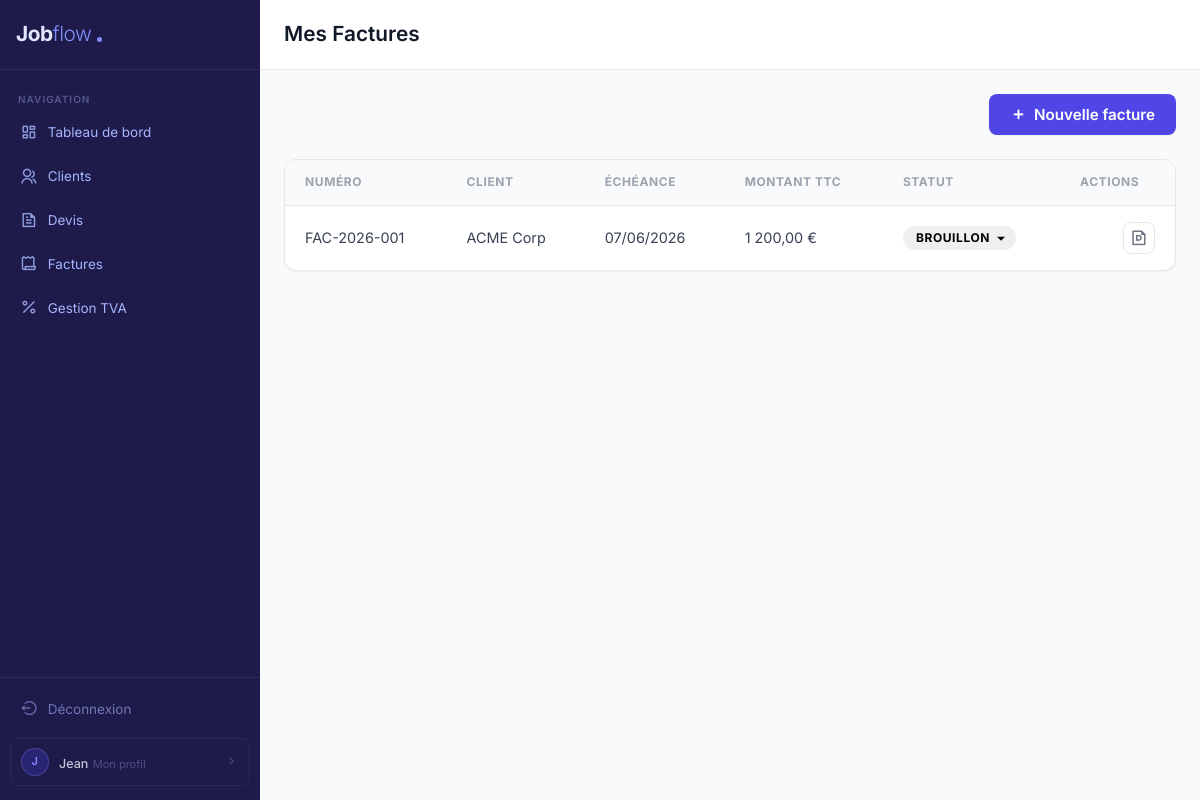
The page /factures (signed in) on the database as committed earlier.
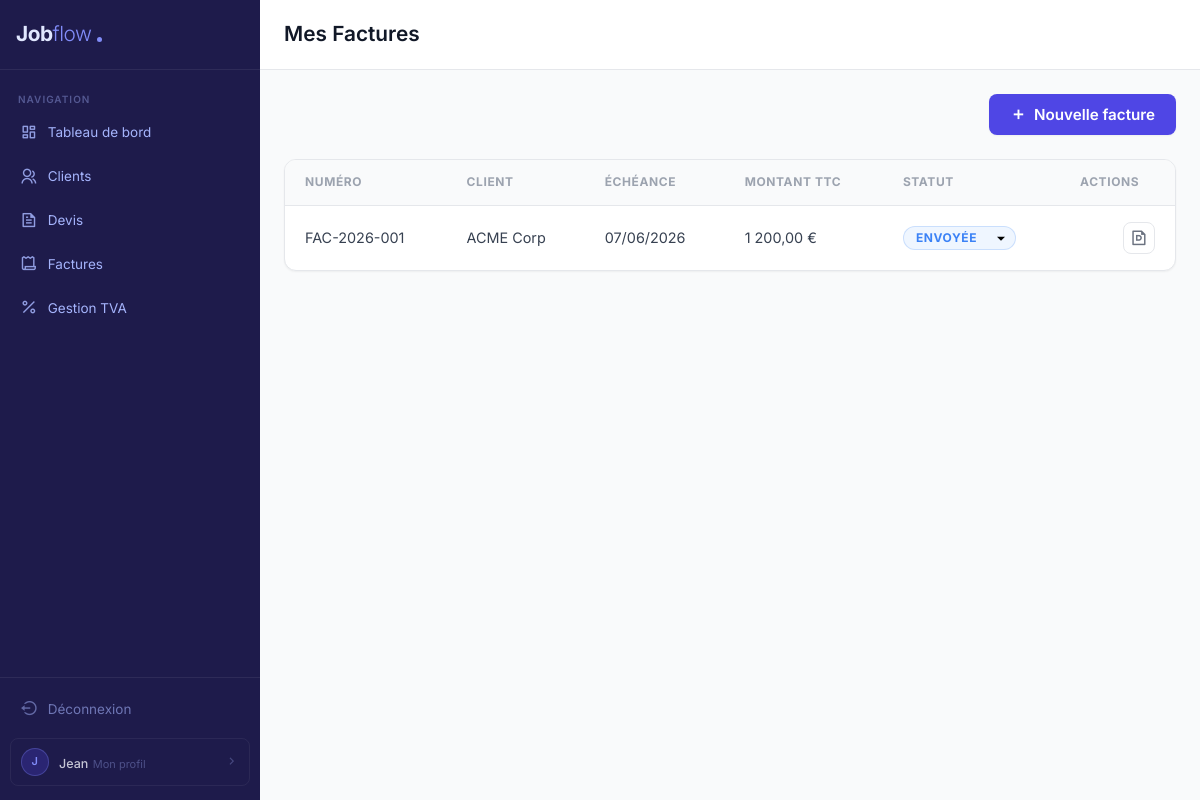
The same page on the database as committed later.
### tables this page shows
CREATE TABLE factures (
    id INT UNSIGNED AUTO_INCREMENT PRIMARY KEY,
    user_id INT UNSIGNED NOT NULL,
    client_id INT UNSIGNED NOT NULL,
    devis_id INT UNSIGNED NULL,   
    numero VARCHAR(50) NOT NULL,
    statut ENUM('brouillon', 'envoyee', 'payee', 'en_retard', 'annulee') DEFAULT 'brouillon',
    date_emission DATE NOT NULL,
    date_echeance DATE NOT NULL,   
    date_paiement DATE NULL,       
    montant_ht DECIMAL(10,2) NOT NULL DEFAULT 0.00,
    montant_tva DECIMAL(10,2) NOT NULL DEFAULT 0.00,
    montant_ttc DECIMAL(10,2) NOT NULL DEFAULT 0.00,
    notes TEXT,
    created_at TIMESTAMP DEFAULT CURRENT_TIMESTAMP,
    updated_at TIMESTAMP DEFAULT CURRENT_TIMESTAMP ON UPDATE CURRENT_TIMESTAMP,
    deleted_at TIMESTAMP NULL DEFAULT NULL,
    
    FOREIGN KEY (user_id) REFERENCES users(id) ON DELETE CASCADE,
    FOREIGN KEY (client_id) REFERENCES clients(id) ON DELETE RESTRICT,
    FOREIGN KEY (devis_id) REFERENCES devis(id) ON DELETE SET NULL,
     
    
    UNIQUE KEY facture_user_numero (user_id, numero),
    INDEX idx_user_id (user_id),
    INDEX idx_client_id (client_id),
    INDEX idx_devis_id (devis_id),
    INDEX idx_statut (statut),
    INDEX idx_numero (numero),
    INDEX idx_date_emission (date_emission),
    INDEX idx_date_echeance (date_echeance)
);

CREATE TABLE clients (
    id INT UNSIGNED AUTO_INCREMENT PRIMARY KEY,
    user_id INT UNSIGNED NOT NULL,
    nom VARCHAR(255) NOT NULL,
    email VARCHAR(255),
    telephone VARCHAR(20),
    adresse TEXT,
    code_postal VARCHAR(10),
    ville VARCHAR(100),
    siret VARCHAR(14),
    notes TEXT,
    created_at TIMESTAMP DEFAULT CURRENT_TIMESTAMP,
    updated_at TIMESTAMP DEFAULT CURRENT_TIMESTAMP ON UPDATE CURRENT_TIMESTAMP,
    deleted_at TIMESTAMP NULL DEFAULT NULL,
    
    FOREIGN KEY (user_id) REFERENCES users(id) ON DELETE CASCADE,
    INDEX idx_user_id (user_id),
    INDEX idx_deleted_at (deleted_at),
    INDEX idx_nom (nom)
);

### src/Controllers/FactureController.php (called while the page is built, shortened)
<?php
class FactureController extends BaseController {
    public function index() {
        $userId = $_SESSION['user_id'];
        $factureModel = new Facture();
        $clientModel = new \App\Models\Client();
        $clients = $clientModel->getClients($userId);
        $factures = $factureModel->getAllByUser($userId);
        $nextNumber = $factureModel->getNextNumber($userId);
        render('factures', [
            'title'      => 'Mes Factures',
            'factures'   => $factures,
            'clients'    => $clients,
            'nextNumber' => $nextNumber
        ]);
    }
}

### src/Config/Database.php (called while the page is built, shortened)
<?php
class Database {
    private static $instance = null;
    private function __construct() {
        $host = $_ENV['DB_HOST'] ?? 'localhost';
        $dbname = $_ENV['DB_NAME'] ?? 'jobflow';
        $user = $_ENV['DB_USER'] ?? 'root';
        $pass = $_ENV['DB_PASS'] ?? '';
        try {
            $dsn = "mysql:host=$host;dbname=$dbname;charset=utf8mb4";
            $options = [
                PDO::ATTR_ERRMODE            => PDO::ERRMODE_EXCEPTION,
                PDO::ATTR_DEFAULT_FETCH_MODE => PDO::FETCH_ASSOC,
                PDO::ATTR_EMULATE_PREPARES   => false,
            ];
            $this->pdo = new PDO($dsn, $user, $pass, $options);
        } catch (PDOException $e) {
            error_log("Erreur de connexion PDO : " . $e->getMessage());
            die("Une erreur technique est survenue. Veuillez réessayer plus tard.");
        }
    }
    public static function getInstance() {
        if (self::$instance === null) {
            self::$instance = new self();
        }
        return self::$instance->pdo;
    }
}

### src/Models/BaseModel.php (called while the page is built, shortened)
<?php
abstract class BaseModel {
    public function __construct() {
        $this->db = Database::getInstance();
    }
}

### src/Models/Facture.php (called while the page is built, shortened)
<?php
class Facture extends BaseModel {
    public function getAllByUser($userId) {
        $sql = "SELECT f.*, c.nom as client_nom
                FROM factures f
                JOIN clients c ON f.client_id = c.id
                WHERE f.user_id = :user_id
                AND f.deleted_at IS NULL
                ORDER BY f.created_at DESC";
        $stmt = $this->db->prepare($sql);
        $stmt->execute(['user_id' => $userId]);
        return $stmt->fetchAll();
    }
}

### src/Views/factures.php (the view, shortened to what this page needs)
<header class="page-header">
    <div class="page-actions">
        <button class="btn--primary" id="add-facture" data-modal-target="#modal-facture">
            <i class="ri-add-line" aria-hidden="true"></i>
            <span>Nouvelle facture</span>
        </button>
    </div>
</header>
<div class="table-container">
    <table class="data-table" id="factures-table"
        data-add-url="<?= url('/facture/add') ?>"
        data-delete-url="<?= url('/facture/delete') ?>"
        data-get-url="<?= url('/facture/get') ?>"
        data-update-url="<?= url('/facture/update') ?>"
        data-status-url="<?= url('/facture/status') ?>"
    >
        <thead>
            <tr>
                <th>Numéro</th>
                <th>Client</th>
                <th>Échéance</th>
                <th>Montant TTC</th>
                <th>Statut</th>
                <th>Actions</th>
            </tr>
        </thead>
        <tbody>
            <?php foreach ($factures as $f): ?>
            <tr data-id="<?= $f['id'] ?>">
                <td class="f-numero" data-label="Numéro">
                    <span class="text-main"><?= e($f['numero']) ?></span>
                </td>
                <td class="f-client" data-label="Client">
                    <span class="text-main"><?= e($f['client_nom']) ?></span>
                </td>
                <td class="f-date-echeance" data-label="Échéance">
                    <span class="text-sub"><?= date('d/m/Y', strtotime($f['date_echeance'])) ?></span>
                </td>
                <td class="f-montant-ttc" data-label="Montant TTC">
                    <span class="text-main"><?= number_format($f['montant_ttc'], 2, ',', ' ') ?> €</span>
                </td>
                <td class="f-statut" data-label="Statut">
                    <select class="status-select badge-select badge--<?= $f['statut'] ?>" data-id="<?= $f['id'] ?>">
                        <option value="brouillon" <?= $f['statut'] === 'brouillon' ? 'selected' : '' ?>>Brouillon</option>
                        <option value="envoyee" <?= $f['statut'] === 'envoyee' ? 'selected' : '' ?>>Envoyée</option>
                    </select>
                </td>
                <td>
                    <div class="table-actions">
                        <button class="btn-action view-pdf-btn" data-id="<?= $f['id'] ?>" title="Voir PDF" aria-label="Voir PDF">
                            <i class="ri-file-pdf-line" aria-hidden="true" aria-hidden="true"></i>
                        </button>
                    </div>
                </td>
            </tr>
            <?php endforeach; ?>
        </tbody>
    </table>
</div>

### src/Helpers/ViewHelper.php (shortened to what this page needs)
<?php
function render($view, $data = []) {
    extract($data);
    $viewPath = __DIR__ . '/../Views/' . $view . '.php';
    if (file_exists($viewPath)) {
        require $viewPath;
    } else {
        die("La vue '$view' n'existe pas dans $viewPath");
    }
    $content = ob_get_clean();
    require __DIR__ . '/../Views/layout.php';
}
function e($value) {
    return htmlspecialchars($value ?? '', ENT_QUOTES, 'UTF-8');
}
function url($path = '') {
    $basePath = str_replace('/index.php', '', $_SERVER['SCRIPT_NAME']);
    return $basePath . '/' . ltrim($path, '/');
}

### public/index.php (shortened to what this page needs)
<?php
require_once __DIR__ . '/../src/Helpers/ViewHelper.php';
$basePath = str_replace('/index.php', '', $_SERVER['SCRIPT_NAME']);
$requestUri = parse_url($_SERVER['REQUEST_URI'], PHP_URL_PATH);
$uri = str_replace($basePath, '', $requestUri);
switch ($uri) {
    case '/factures':
        $factureController = new \App\Controllers\FactureController();
        $factureController->index();
        break;
}

### src/Views/layout.php (shortened to what this page needs)
<!DOCTYPE html>
<html lang="fr">
<?php require __DIR__ . '/partials/head.php'; ?>
<body class="<?= isset($_SESSION['user_id']) ? 'app-logged-in' : 'app-public' ?>">
    <?php if (isset($_SESSION['user_id'])): ?>
        <div class="app-layout">
            <aside class="sidebar">
                <div class="sidebar__brand">
                    <a href="<?= url('/dashboard') ?>">
                        <div class="sidebar__brand-logo">
                            <span class="sidebar__brand-job">Job</span>
                            <span class="sidebar__brand-flow">flow</span>
                        </div>
                        <span class="sidebar__brand-dot"></span>
                    </a>
                </div>
                <nav class="sidebar__nav">
                    <span class="sidebar__section-label">Navigation</span>
                    <ul class="sidebar__list">
                        <li class="sidebar__item">
                            <a href="<?= url('/dashboard') ?>" class="sidebar__link <?= $uri === '/dashboard' ? 'sidebar__link--active' : '' ?>">
                                <i class="ri-dashboard-line" aria-hidden="true"></i> Tableau de bord
                            </a>
                        </li>
                        <li class="sidebar__item">
                            <a href="<?= url('/clients') ?>" class="sidebar__link <?= str_contains($uri, '/clients') ? 'sidebar__link--active' : '' ?>">
                                <i class="ri-group-line" aria-hidden="true"></i> Clients
                            </a>
                        </li>
                        <li class="sidebar__item">
                            <a href="<?= url('/devis') ?>" class="sidebar__link <?= str_contains($uri, '/devis') ? 'sidebar__link--active' : '' ?>">
                                <i class="ri-file-text-line" aria-hidden="true"></i> Devis
                            </a>
                        </li>
                        <li class="sidebar__item">
                            <a href="<?= url('/factures') ?>" class="sidebar__link <?= str_contains($uri, '/factures') ? 'sidebar__link--active' : '' ?>">
                                <i class="ri-receipt-line" aria-hidden="true"></i> Factures
                            </a>
                        </li>
                    </ul>
                    <ul class="sidebar__list">
                        <li class="sidebar__item">
                            <a href="<?= url('/tva') ?>" class="sidebar__link <?= $uri === '/tva' ? 'sidebar__link--active' : '' ?>">
                                <i class="ri-percent-line" aria-hidden="true"></i> Gestion TVA
                            </a>
                        </li>
                    </ul>
                </nav>
                <div class="sidebar__footer">
                    <a href="<?= url('/logout') ?>" class="sidebar__link sidebar__link--logout">
                        <i class="ri-logout-circle-line" aria-hidden="true"></i> Déconnexion
                    </a>
                    <a href="<?= url('/profile') ?>" class="sidebar__user-card <?= $uri === '/profile' ? 'sidebar__user-card--active' : '' ?>">
                        <div class="sidebar__user-avatar">
                            <?= strtoupper(substr($_SESSION['user_prenom'] ?? 'U', 0, 1)) ?>
                        </div>
                        <div class="sidebar__user-info">
                            <span class="sidebar__user-name"><?= e($_SESSION['user_prenom']) ?></span>
                            <span class="sidebar__user-sub">Mon profil</span>
                        </div>
                        <i class="ri-arrow-right-s-line" aria-hidden="true"></i>
                    </a>
                </div>
            </aside>
            <div class="app-main">
                <header class="topbar">
                    <h1 class="topbar__title"><?= $title ?? 'Jobflow' ?></h1>
                </header>
                <main class="app-content">
                    <?= $content ?>
                </main>
            </div>
        </div>
    <?php endif; ?>
</body>
</html>

### src/Views/partials/head.php (shortened to what this page needs)
<head>
    <link rel="stylesheet" href="https://cdn.jsdelivr.net/npm/remixicon@4.3.0/fonts/remixicon.css">
    <link rel="stylesheet" href="<?= url('/assets/css/main.css') ?>">
</head>

Rows that differ between the two databases and show on the page:
changed factures "ACME Corp": statut+id "Brouillon" → "Envoyée"
